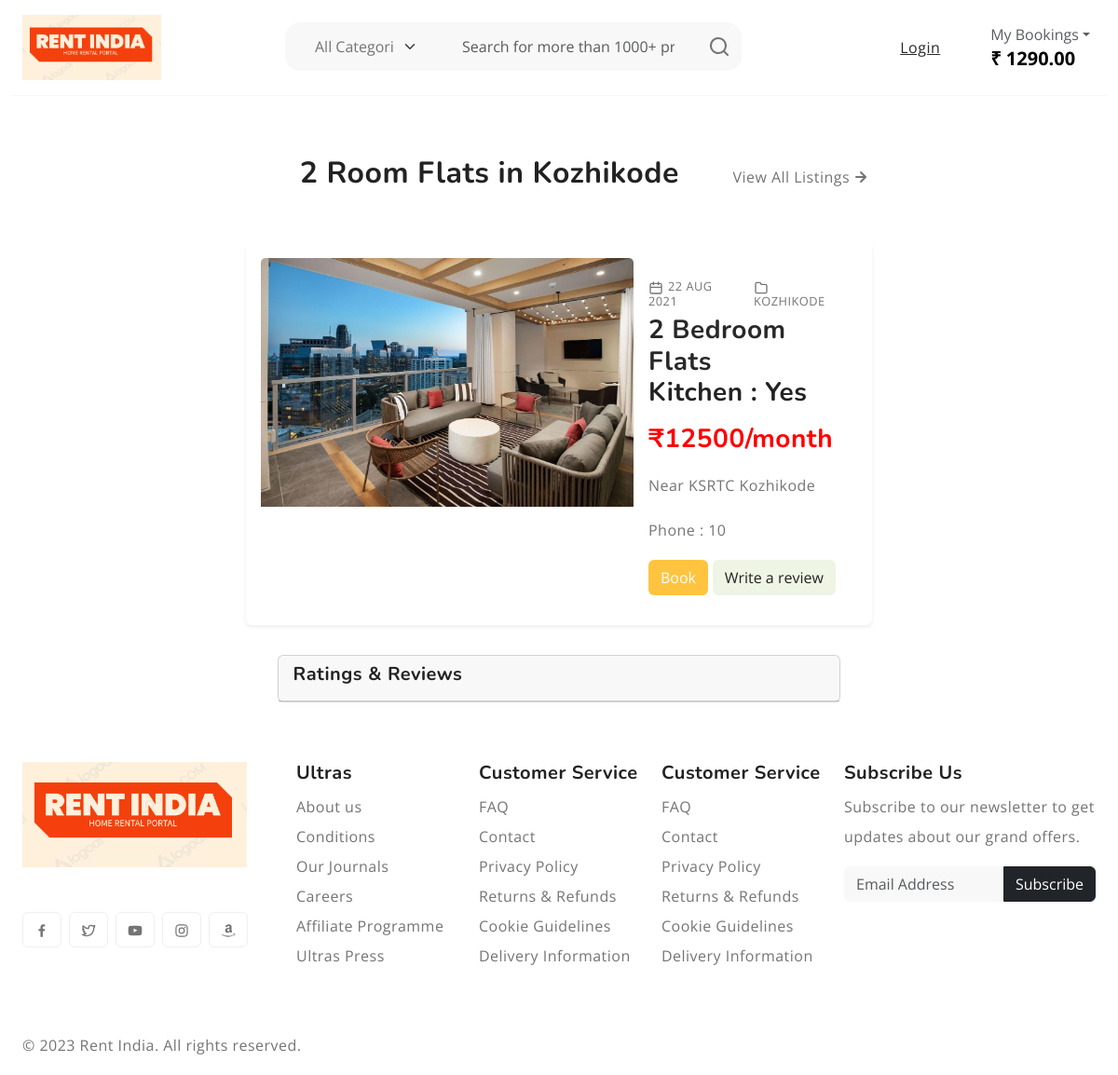
The page /SingleProduct/1/ on the database as committed earlier.
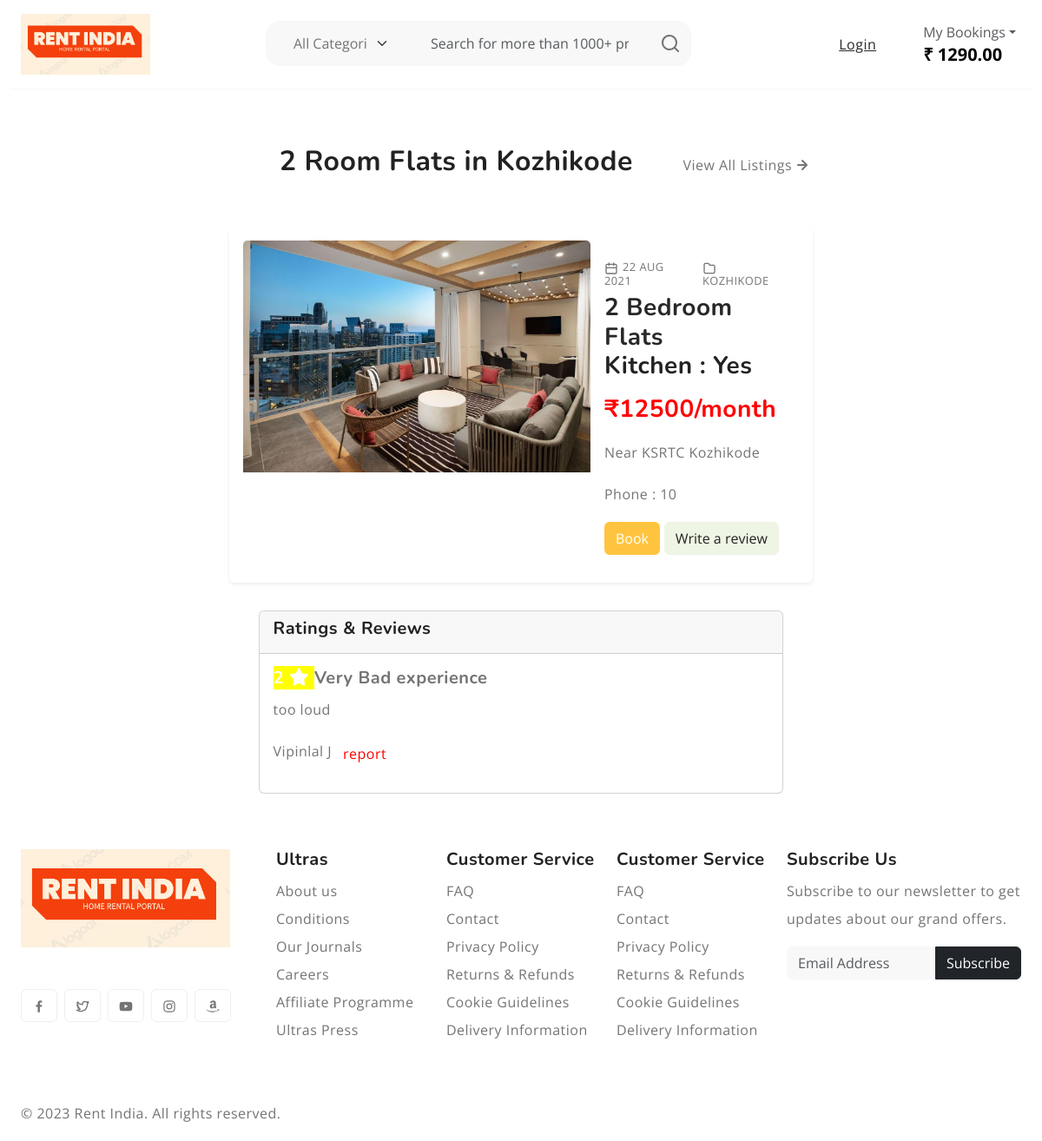
The same page on the database as committed later.
### Client/models.py (models this page shows)
class ReviewDB(models.Model):
    Rating = models.IntegerField(null=True, blank=True)
    Title = models.CharField(max_length=100, null=True, blank=True)
    Review = models.CharField(max_length=1000, null=True, blank=True)
    Image = models.ImageField(null=True, blank=True)
    AdID = models.CharField(max_length=50)
    ClientName = models.CharField(max_length=50, null=True, blank=True)
    Email = models.CharField(max_length=50, null=True, blank=True)
    UserName = models.CharField(max_length=25, null=True, blank=True)
    Color = models.CharField(max_length=10, null=True, blank=True)

### Client/views.py (the view)
# urls.py: path('SingleProduct/<int:pro_id>/', views.SingleProduct, name="SingleProduct"),
def SingleProduct(request, pro_id):
    data = PostDB.objects.get(id=pro_id)
    categories = CategoryDB.objects.all()
    rating = ReviewDB.objects.filter(AdID=pro_id)
    ratings = ReviewDB.objects.filter(AdID=pro_id)
    rating_color=[]
    for rate in ratings:
        if rate.Rating in [4, 5]:
            color = "green"
        elif rate.Rating in [2, 3]:
            color = "yellow"
        else:
            color = "red"
        rating_color.append(
            {"color": color}
        )
    return render(request, "singleproduct.html", {'data':data, 'rating':rating, 'ratings':rating_color})

### Client/templates/singleproduct.html (shortened to what this page needs)
<!doctype html>
{% extends 'client_index.html' %}
{% block content %}
<html lang="en">
<head>
  <link rel="stylesheet" href="https://cdnjs.cloudflare.com/ajax/libs/font-awesome/6.4.2/css/all.min.css">
</head>
<body>
<div style="width:60%; margin:auto">
    <section id="latest-blog" class="py-3">
      <div class="container-fluid">
        <div class="row" style="display:flex">
          <div class="section-header d-flex align-items-center justify-content-between my-5">
            <p>            </p><h2 class="section-title">{{data.Rooms}} Room {{data.Category}} in {{data.City}}</h2>
            <div class="btn-wrap align-right">
              <a href="{% url 'client_home' %}" class="d-flex align-items-center nav-link">View All Listings <svg width="24" height="24"><use xlink:href="#arrow-right"></use></svg></a>
            </div>
          </div>
        </div>
        <div  >
          <div>
            <article class="post-item card border-0 shadow-sm p-3" style="display:flex">
              <div class="image-holder zoom-effect" style="display:flex">
                <div>
                <a href="#">
                  <img src="{{data.Image.url}}" alt="post" class="card-img-top" style="width:400px; height:auto">
                </a>
                  </div>
                <div>
              <div class="card-body">
                <div class="post-meta d-flex text-uppercase gap-3 my-2 align-items-center">
                  <div class="meta-date"><svg width="16" height="16"><use xlink:href="#calendar"></use></svg>22 Aug 2021</div>
                  <div class="meta-categories"><svg width="16" height="16"><use xlink:href="#category"></use></svg>
                    {{data.City}}</div>
                </div>
                <div class="post-header">
                  <h3 class="post-title">
                    <a href="#" class="text-decoration-none">{{ data.Rooms }} Bedroom  {{data.Category}}</a>
                    <p >Kitchen : {{data.Kitchen}}<br>
                      <p style="color:red">₹{{data.Rent}}/month</p>
                    </p>
                  </h3>
                  <p>{{ data.Information }}  {{data.City}}</p>
                  <p>Phone : {{data.Mobile}}</p>
                  <a href="{% url 'booking' pro_id=data.id %}"><button type="submit" class="btn btn-primary">Book</button></a>
                  <a href="{% url 'review' pro_id=data.id %}"><button type="submit" class="btn btn-success">Write a review</button></a>
                </div>
              </div>
                </div>
              </div>
            </article>
          </div>
          <div style=" width:100%; border-radius:10px">
            <br>
            <div style="background-color:white; width:90%; border-radius:10px; margin:auto">
              <div class="card">
  <div class="card-header">
    <h5>Ratings & Reviews</h5>
  </div>
                {% for r in rating %}
  <div class="card-body">
    <h5 class="card-title"><span class="rating-badge" style="background-color:{{r.Color}}; color: white;">
        {{r.Rating}} <i class="fas fa-star"></i>
    </span>
    <span class="review-text">{{r.Title}}</span></h5>
    <p class="card-text">{{r.Review}}</p>
    <div style="display:flex"><p>{{r.ClientName}}    </p><p>   </p><a href="#" class="btn " style="color:red">report</a></div>
  </div>
                {% endfor %}
</div>
            </div>
          </div>
        </div>
      </div>
    </section>
</div>
</body>
</html>
{% endblock %}

Rows that differ between the two databases and show on the page:
added ReviewDB: Rating "2", Title "Very Bad experience", Review "too loud", ClientName "Vipinlal J"
